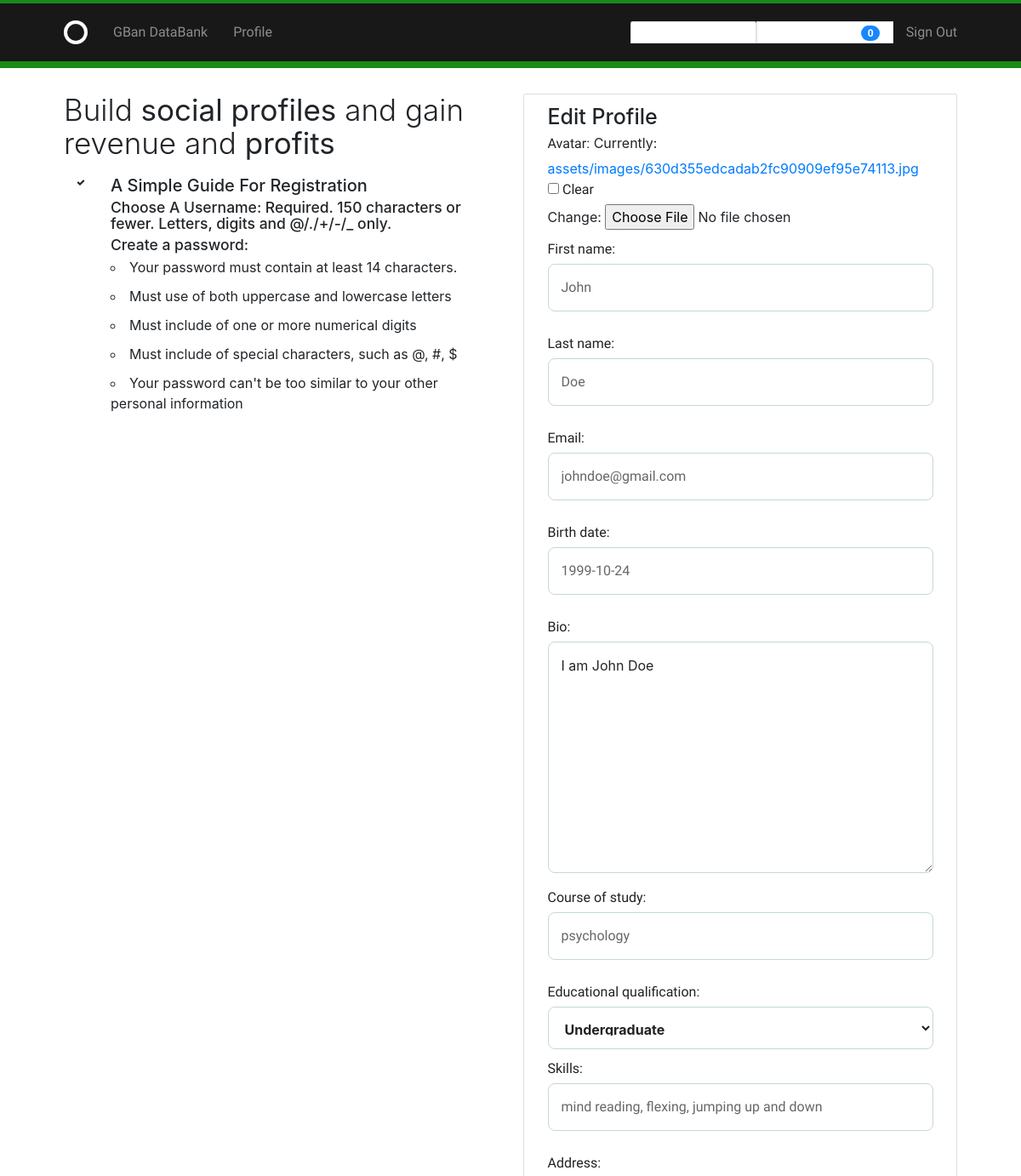
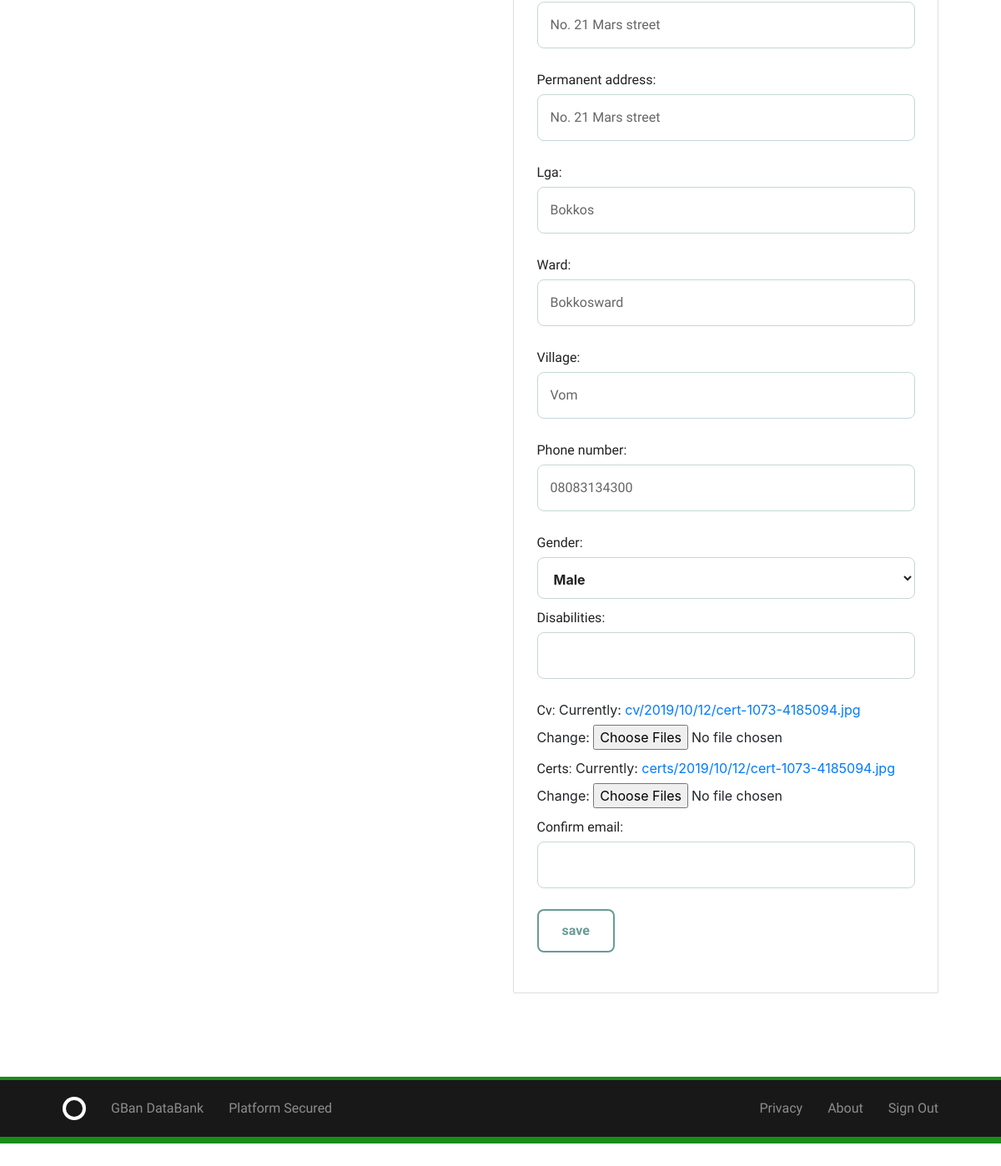
The app's page /accounts/profile/edit/ (signed in) with its own data (2 pictures, top to bottom).
### accounts/models.py (models this page shows, shortened)
class Profile(models.Model):
    user = models.OneToOneField(User, on_delete=models.CASCADE)
    avatar = models.ImageField(
        upload_to = 'assets/images',
        blank=True
    )
    first_name = models.CharField(max_length=255, default='')
    last_name = models.CharField(max_length=255, default='')
    email = models.EmailField(default='none@email.com')
    birth_date = models.DateField(default='1999-12-31')
    bio = models.TextField(default='', blank=True)
    course_of_study = models.CharField(max_length=200, default='')
    educational_qualification = models.CharField(max_length=200, choices=educational_qualification, default='')
    skills = models.CharField(max_length=500, blank=True, default='')
    address = models.CharField(max_length=1200, default='')
    permanent_address = models.CharField(max_length=1200, default='')
    lga = models.CharField(max_length=20, default='')
    ward = models.CharField(max_length=1200, default='')
    village = models.CharField(max_length=50, null=True, blank=True)
    phone_number = models.CharField(max_length=15, null=True, blank=True)
    gender = models.CharField(max_length=10, choices=gender_choice)
    disabilities = models.CharField(max_length=200, blank=True, default='')
    cv = models.FileField(upload_to='cv/%Y/%m/%d', max_length=200, blank=True)
    certs = models.FileField(upload_to='certs/%Y/%m/%d', max_length=200, default='', blank=True)

### accounts/views.py (the view)
# urls.py: path('profile/edit/', views.edit_profile, name='edit_profile'),
@login_required
def edit_profile(request):
    user = request.user
    profile = get_object_or_404(models.Profile, user=user)
    form = forms.ProfileForm(instance=profile)
    if request.method == 'POST':
        form = forms.ProfileForm(instance=profile, data=request.POST, files=request.FILES)
        if form.is_valid():
            form.save()
            messages.success(request, "Updated the Profile Successfully!")
            return HttpResponseRedirect(reverse('accounts:profile'))
    return render(request, 'accounts/edit_profile.html', {
        'form': form
    })

### accounts/forms.py (shortened to what this page needs)
class ProfileForm(forms.ModelForm):
    email=forms.EmailField(widget=forms.EmailInput())
    confirm_email=forms.EmailField(widget=forms.EmailInput())
    bio = forms.Textarea()
    cv = forms.FileField(widget=forms.ClearableFileInput(attrs={'multiple': True}))
    certs = forms.FileField(widget=forms.ClearableFileInput(attrs={'multiple': True}))
    class Meta:
        model = models.Profile
        fields = [
            'avatar',
            'first_name',
            'last_name',
            'email',
            'birth_date',
            'bio',
            'course_of_study',
            'educational_qualification',
            'skills',
            'address',
            'permanent_address',
            'lga',
            'ward',
            'village',
            'phone_number',
            'gender',
            'disabilities',
            'cv',
            'certs',
        ]

### accounts/templates/accounts/edit_profile.html (shortened to what this page needs)
{% extends "layout.html" %}
{% load static from staticfiles %}
{% block body %}
  <header id="home-section">
            <div class="container">
              <div class="row">
                <div class="col-lg-6 d-none d-lg-block">
                  <h1 class="display-4">Build <strong>social profiles</strong> and gain revenue and <strong>profits</strong></h1>
                  <div class="d-flex flex-row">
                    <div class="p-4 align-self-start">
                      <i class="fa fa-check"></i>
                    </div>
                    <div class="p-4 align-self-end">
                        <h2>A Simple Guide For Registration</h2>
                     <h3>Choose A Username: Required. 150 characters or fewer. Letters, digits and @/./+/-/_ only.</h3>
                     <h3>Create a password:</h3>
                     <ul>
                         <li>Your password must contain at least 14 characters.</li>
                         <li>Must use of both uppercase and lowercase letters</li>
                         <li> Must include of one or more numerical digits</li>
                         <li>Must include of special characters, such as @, #, $</li>
                         <li>Your password can't be too similar to your other personal information</li>
                     </ul>
                    </div>
                  </div>
                </div>
                <div class="col-lg-6">
                  <div class="card text-left card-form">
                    <div class="card-body">
                      <div class="grid-100">
                            <h1>Edit Profile</h1>
                            <form method="POST" actions="" enctype="multipart/form-data">
                                {{ form.as_p }}
                                <input type="submit" class="button" value="save" />
                            </form>
                        </div>
                  </div>
                  </div>
                  </div>
            </div>
      </header>
{% endblock %}

### assets/css/global.css (style rules this page uses)
html { font-family: sans-serif; -ms-text-size-adjust: 100%; -webkit-text-size-adjust: 100%; }
body { margin: 0; }
article, aside, details, figcaption, figure, footer, header, hgroup, main, menu, nav, section, summary { display: block; }
a { background-color: transparent; }
b, strong { font-weight: bold; }
h1 { font-size: 2em; margin: 0.67em 0; }
button, input, optgroup, select, textarea { color: inherit; font: inherit; margin: 0; }
select { text-transform: none; }
input[type="reset"], input[type="submit"] { -webkit-appearance: button; cursor: pointer; }
input { line-height: normal; }
input[type="checkbox"], input[type="radio"] { box-sizing: border-box; padding: 0; }
textarea { overflow: auto; }
html { font-size: 62.5%; }
body { font-size: 1.5em; line-height: 1.6; font-weight: 400; font-family: "Cousine"; color: #666; }
.grid, .grid-5, .grid-10, .grid-15, .grid-20, .grid-25, .grid-30, .grid-33, .grid-35, .grid-40, .grid-45, .grid-50, .grid-55, .grid-60, .grid-65, .grid-66, .grid-70, .grid-75, .grid-80, .grid-90, .grid-95, .grid-100 { float: left; box-sizing: border-box; position: relative; }
.grid-100 { width: 100%; padding: 0 15px; }
h1, h2, h3, h4, h5, h6 { margin-top: 0; margin-bottom: 2rem; font-weight: bold; font-family: "Work Sans", sans-serif; color: #222; }
h1 { font-size: 3.8rem; }
h2 { font-size: 2.4rem; }
h3 { font-size: 1.8rem; }
@media (min-width: 550px) { h1 { font-size: 3.8rem; } }
@media (min-width: 550px) { h2 { font-size: 2.4rem; } }
@media (min-width: 550px) { h3 { font-size: 1.8rem; } }
p { margin-top: 0; font-size: 1.6rem; }
a { color: #689b98; -webkit-transition: color 0.2s; -moz-transition: color 0.2s; -ms-transition: color 0.2s; -o-transition: color 0.2s; transition: color 0.2s; }
.button, button, input[type="submit"], input[type="reset"], input[type="button"] { font-family: "Work Sans", sans-serif; font-size: 1.6rem; padding: 18px 30px; border: 0; margin-right: 10px; border-radius: 8px; font-weight: bold; display: inline-block; white-space: nowrap; box-sizing: border-box; line-height: 1; text-decoration: none; color: #689b98; background: none; box-shadow: 0 0 0 2px #689b98 inset; position: relative; -webkit-transition: 0.2s; -moz-transition: 0.2s; -ms-transition: 0.2s; -o-transition: 0.2s; transition: 0.2s; }
.button { cursor: pointer; }
textarea { padding: 15px; border: 1px solid #c4d8d7; box-shadow: none; box-sizing: border-box; min-height: 200px; width: 100%; font-size: 1.6rem; line-height: 1.8; border-radius: 8px; -webkit-appearance: none; -moz-appearance: none; appearance: none; outline: none; }
input[type="email"], input[type="number"], input[type="search"], input[type="text"], select, input[type="tel"], input[type="url"], input[type="password"] { background: #fff; width: 100%; color: #666; border-radius: 8px; border: 1px solid #c4d8d7; padding: 15px; margin-bottom: 15px; outline: none; box-sizing: border-box; font-size: 1.6rem; font-family: "Work Sans", sans-serif; -webkit-appearance: none; -moz-appearance: none; appearance: none; -webkit-transition: 0.2s; -moz-transition: 0.2s; -ms-transition: 0.2s; -o-transition: 0.2s; transition: 0.2s; }
select { height: 50px; padding: 15px; color: #222; font-weight: bold; -webkit-appearance: menulist; -moz-appearance: menulist; appearance: menulist; }
label, legend { display: block; margin-bottom: 0.5rem; color: #222; font-family: "Work Sans", sans-serif; }
input[type="checkbox"], input[type="radio"] { display: inline; }
ul { list-style: circle inside; }
ul { padding-left: 0; margin-top: 0; }
li { margin-bottom: 1rem; font-size: 1.6rem; }
button, .button { margin-bottom: 1rem; }
input, textarea, select, fieldset { margin-bottom: 1.5rem; }
pre, blockquote, dl, figure, table, p, ul, ol, form { margin-bottom: 2.5rem; }

### records on screen
Profile: first_name "John", last_name "Doe", email "johndoe@gmail.com", birth_date "1999-10-24", bio "I am John Doe", course_of_study "psychology", educational_qualification "Undergraduate", skills "mind reading, flexing, jumping up and down", address "No. 21 Mars street", permanent_address "No. 21 Mars street", lga "Bokkos", ward "Bokkosward", village "Vom", phone_number "08083134300", gender "Male"
